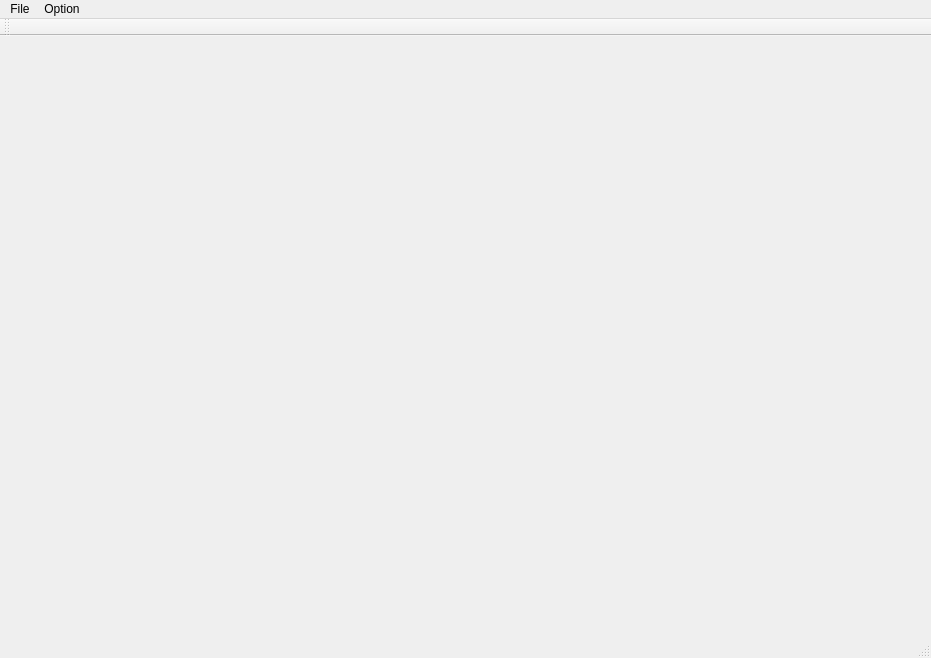
<?xml version="1.0" encoding="UTF-8"?>
<ui version="4.0">
 <class>MainWindow</class>
 <widget class="QMainWindow" name="MainWindow">
  <property name="geometry">
   <rect>
    <x>0</x>
    <y>0</y>
    <width>931</width>
    <height>658</height>
   </rect>
  </property>
  <property name="windowTitle">
   <string>MainWindow</string>
  </property>
  <widget class="QWidget" name="centralWidget"/>
  <widget class="QMenuBar" name="menuBar">
   <property name="geometry">
    <rect>
     <x>0</x>
     <y>0</y>
     <width>931</width>
     <height>26</height>
    </rect>
   </property>
   <widget class="QMenu" name="menuFile">
    <property name="title">
     <string>File</string>
    </property>
    <addaction name="actionCreate"/>
    <addaction name="actionConnect"/>
    <addaction name="actionLoad"/>
    <addaction name="actionrestart"/>
   </widget>
   <widget class="QMenu" name="menuOption">
    <property name="title">
     <string>Option</string>
    </property>
    <addaction name="actionSave"/>
    <addaction name="actionGive_up"/>
   </widget>
   <addaction name="menuFile"/>
   <addaction name="menuOption"/>
  </widget>
  <widget class="QToolBar" name="mainToolBar">
   <attribute name="toolBarArea">
    <enum>TopToolBarArea</enum>
   </attribute>
   <attribute name="toolBarBreak">
    <bool>false</bool>
   </attribute>
  </widget>
  <widget class="QStatusBar" name="statusBar"/>
  <action name="actionConnect">
   <property name="text">
    <string>Connect</string>
   </property>
  </action>
  <action name="actionLoad">
   <property name="text">
    <string>Load</string>
   </property>
  </action>
  <action name="actionSave">
   <property name="text">
    <string>Save</string>
   </property>
  </action>
  <action name="actionGive_up">
   <property name="text">
    <string>Give up</string>
   </property>
  </action>
  <action name="actionCreate">
   <property name="text">
    <string>Create</string>
   </property>
  </action>
  <action name="actionrestart">
   <property name="text">
    <string>restart</string>
   </property>
  </action>
 </widget>
 <layoutdefault spacing="6" margin="11"/>
 <resources/>
 <connections/>
</ui>
